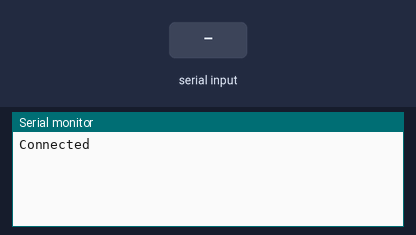
The sketch below on a simulated Arduino Uno, built with avr-gcc and run on an emulated ATmega328P. Parts: the last lines printed to the serial monitor. The inputs (shaded band) are chosen by the test bench.

Above: at 1.2 s.
1.3 s: "90,45\n" received over Serial
At 3.2 s:
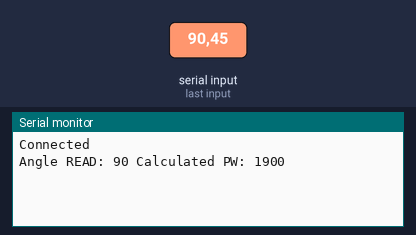
3.5 s: "30,150\n" received over Serial
At 5.2 s:
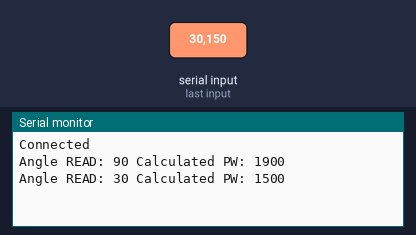

The sketch:

servoTestRange.ino
```cpp
#include <SoftwareSerial.h>

SoftwareSerial quadSerial(2, 3); // RX, TX
//Once Servo is calibrated run this program to test the range,UPDATE VALUES FOR SERVO
/*
   Shoulder
  const int servoPin = 1;
  const int servoHome = 1500;
  const int servoMin = 980;
  const int servoMax = 2100;
  const int servoDelay = 100;
*/

//knee
const int servoPin = 3;
const int servoHome = 1900;
const int servoMin = 1300;
const int servoMax = 2500;
const int servoDelay = 100;


//1200
const int minPw = 1300;
const int maxPw = 2500;
const int minAngle=0;
const int maxAngle = 180;


int servoTime = 30;
int servoPw = servoHome;

void move(int servo, int position, int time) {
  quadSerial.print("#");
  quadSerial.print(servo);
  quadSerial.print("P");
  quadSerial.print(position);
  quadSerial.print("T");
  quadSerial.println(time);
}

void setup() {
  quadSerial.begin(9600);
  // put your setup code here, to run once:
  Serial.begin(9600);
  Serial.println("Connected");
  //move(servoPin,servoHome,servoTime);

}

void loop() {
  /*
    move(2,680,servoTime);
    // put your main code here, to run repeatedly:
    while(servoPw < servoMax){
      move(servoPin,servoPw,servoTime);
      servoPw += 100;
      delay(servoDelay);
    }
    servoPw = servoMax;
    delay(3000);

    while(servoPw > servoMin){
      move(servoPin,servoPw,servoTime);
      servoPw-= 100;
      delay(servoDelay);
    }
    delay(3000);
    servoPw = servoMin;

  */

  /*
    move(servoPin,servoMin,servoTime);
    delay(3000);
    move(servoPin,servoMax,servoTime);
    delay(3000);
  */

  if (Serial.available() > 0) {

    char buffer[] = {' ', ' ', ' ', ' ', ' ', ' ', ' '}; // Receive up to 7 bytes
    while (!Serial.available()); // Wait for characters
    Serial.readBytesUntil('\n', buffer, 7);
    int value = atoi(buffer);

    Serial.print("Angle READ: ");
    Serial.print(value);
    Serial.print(" Calculated PW: ");
    value = map(value, minAngle, maxAngle, minPw, maxPw);
    Serial.println(value);
    move(servoPin, value, servoTime);

  }
  delay(1000);

}
```

Measured:
- after the input at 1.3 s, the serial monitor: prints a new line after 0.70 s (image 1)
- after the input at 3.5 s, the serial monitor: prints a new line after 0.51 s (image 2)
